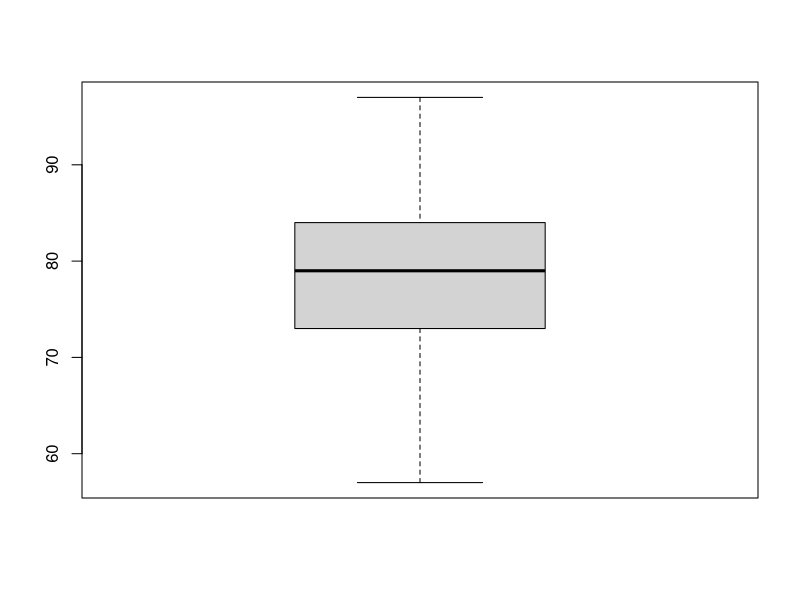
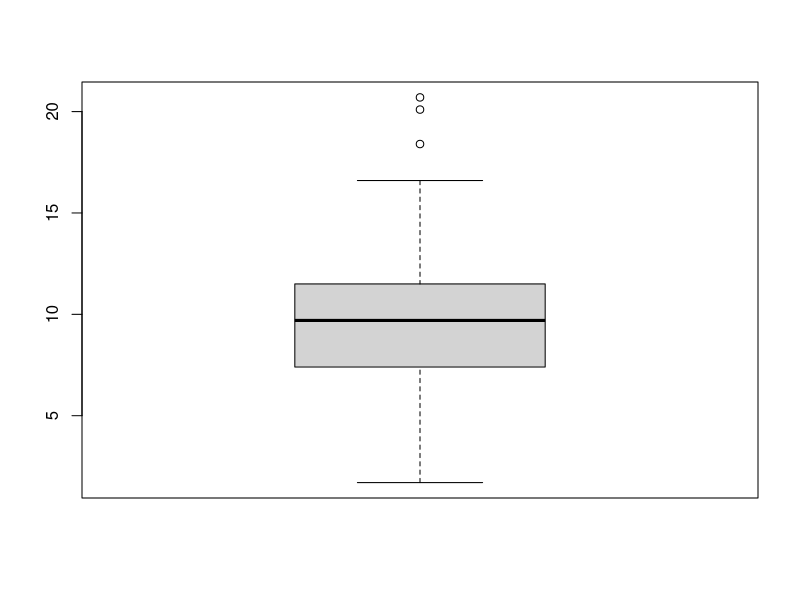
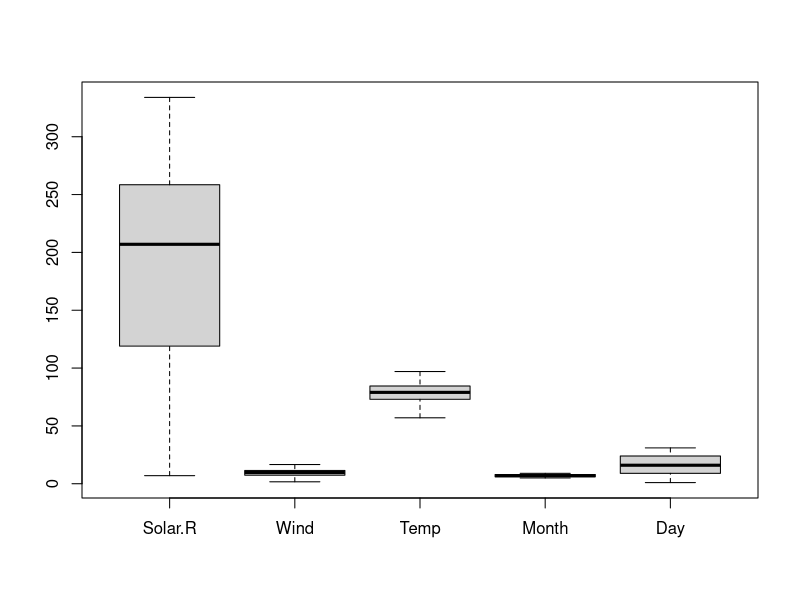
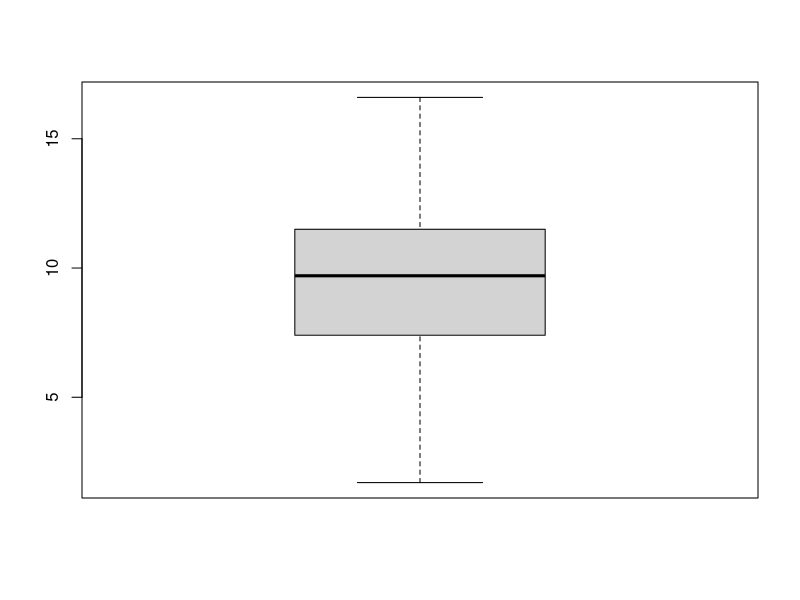
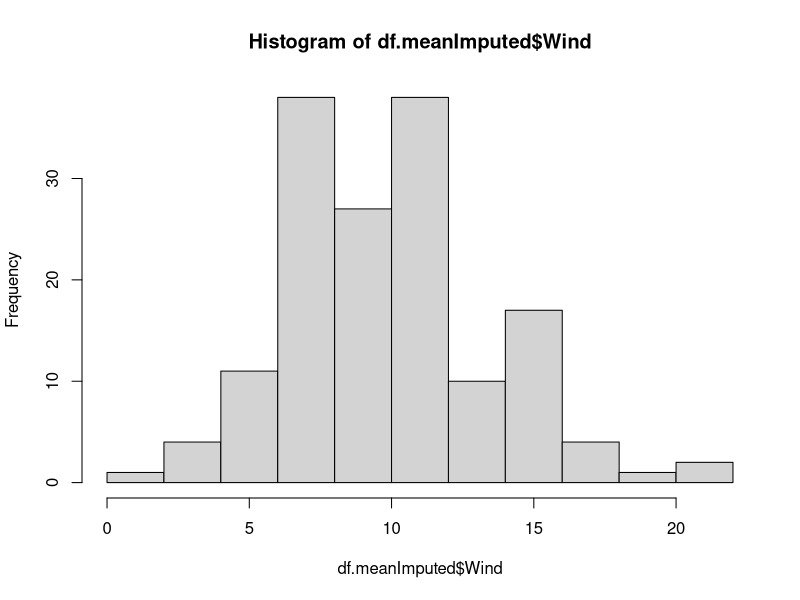
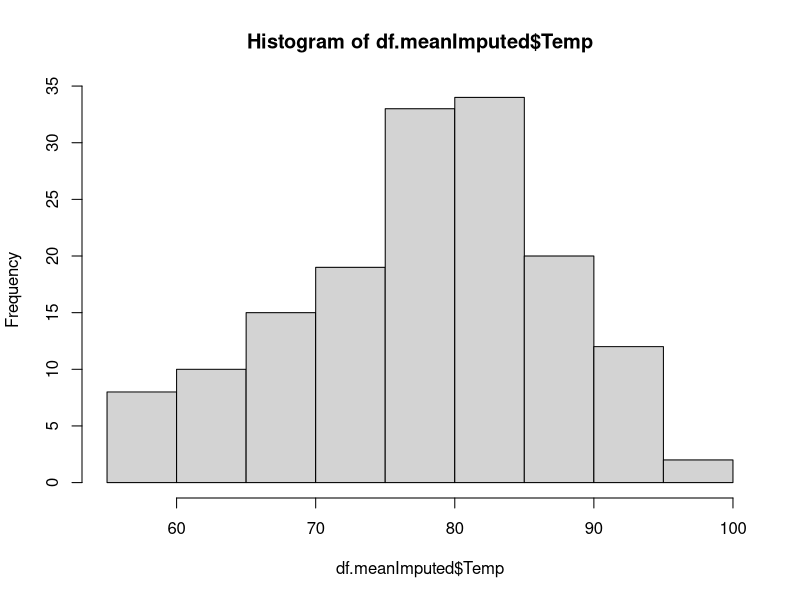
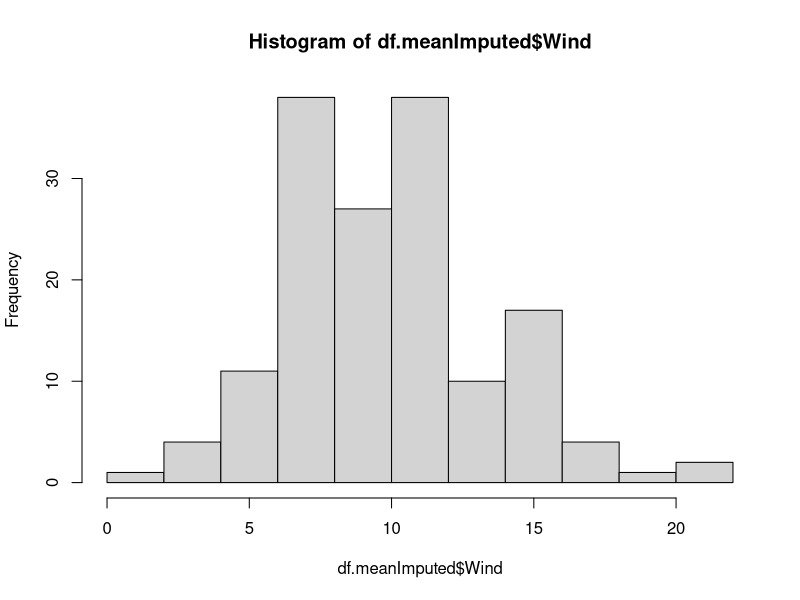
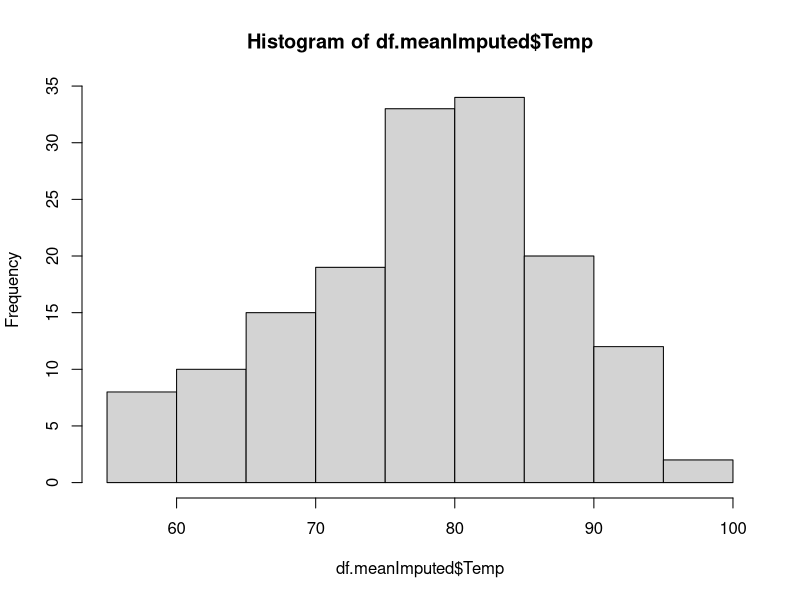

Write R code to recreate these figures, in order.
# data cleaning in R
# firstly we are handling NA's 
# the data airquality data set is used for this purpose 
# airquality data set is found in Base R

df <- airquality
df
str(df)

# this data contains 153 observations of 6 variables
is.na(df)

# Now we are creating some NA delibrately in this data set
# change all values of last column to NA
sum(!is.na(df))
df[,7] <- c(NA) 

df[154,] <- c(NA)
str(df)
any(is.na(df))

is.na(df)

# removing column number 7 because it is full of NA's
df <- df[,-7]

str(df)

df <- df[-154,]
str(df)

any(is.na(df))

# how many total NA's are there
sum(is.na(df))


# now we check in which column we have how many na's
sum(is.na(df$Solar.R))


#instead of checking one by ony columumn for missing cases 
# we can use colSums function whcih give us sum in all columns
colSums(is.na(df))

#this shows that majority of missisng cases are in first column which is 37
# there are 7 missing cases in column 2 
# rest of the columns are full
# we can use na.omit function to remove all missing cases

df.clean <- na.omit(df)
sum(is.na(df.clean))
# na.omit and complete.cases are identical functions
# as most of the na's were in first colum which were 37
# if this column does not plays an important role in data analysis 
# then we can omit this column first then we will remove na
# this will enhance our sample size

df.clean2 <- na.omit(df[,-1])
nrow(df.clean2)

#df.clean contains 111 rows
# df.clean2 contain 146 rows


# we can implement a rule of keeping all columns in which na are less than 10
df.clean3 <- df[, colSums(is.na(df))<10]
nrow(df.clean3)

# if we are computing mean, median and standard deviation of variable having missin number 
# then the result will also be NA
mean(airquality$Solar.R)
median(airquality$Solar.R)
sd(airquality$Solar.R)

# All three results are NA's
mean(!is.na(airquality$Solar.R))
sd(!is.na(airquality$Solar.R))


## IMPUTATION BY MEAN AND MEDIAN
# instead of deleting missing rows we can impute them by mean or by median
df.meanImputed <- df
df.medianImputed <- df


df.meanImputed$Solar.R[is.na(df.meanImputed$Solar.R)] <-  mean(!is.na(df.meanImputed$Solar.R))

df.medianImputed$Solar.R[is.na(df.medianImputed$Solar.R)] <-  median(!is.na(df.medianImputed$Solar.R))
# now we check is there any na in solar.r of the two data frames
any(is.na(df.meanImputed$Solar.R))
any(is.na(df.medianImputed$Solar.R))


# Removing outliers from the data
str(df.clean2)
boxplot(df.clean2$Temp)


# No outlier in Temp variable
boxplot(df.clean2$Wind)


# There are three outliers in the Wind variable
summary(df.clean2$Wind)
Q1=quantile(df.clean2$Wind,0.25)
Q3=quantile(df.clean2$Wind,0.75)
IQR_wind=Q3-Q1 

# there is a direct function of IQR 
# IQR(variablename)
upFenceWind <- Q3 + 1.5 * IQR_wind
df.clean4 <- subset(df.clean2,Wind<=upFenceWind)

#Now we can check the box plot of Wind variable in clean4
boxplot(df.clean4)

# box plot of clean4 shows no outlier in any of the variable
boxplot(df.clean4$Wind)
# no other variable have outliers
# checking for duplicates 
str(df.clean4)

str(unique(df.clean4))
# we duplicate the 130 row at the 145 position 
df.clean4[145,]<- df.clean4[130,]
str(df.clean4)
df.clean4[c(130,145),] 

#Now using unique function we eliminate this row
df.clean4Distinct <- unique(df.clean4)
str(df.clean4Distinct)
hist(df.meanImputed$Wind)
hist(df.meanImputed$Temp)
# this histogram is showing slightly left skewed
# we can use a transformation to make it normal


# spliting data into training and validation sets
# 80% training and 20%testing data split
sample_data <- sample(2,nrow(df.clean4),replace = TRUE,prob = c(0.8,0.2))
test_data <- df.clean4[sample_data==1,]
train_data <- df.clean4[sample_data==2,]
head(test_data)
head(train_data)
str(test_data)
str(train_data)


# direct output to a file 
# sink("myfile", append=FALSE, split=FALSE)
# return output to the terminal 
# sink()
sink("myfile", append=FALSE, split=FALSE)
# proportions can be obtained as below
str(test_data)   # output routed to myfile
str(train_data)  # output routed to myfile  
sink()           # return output to screen

# we can store graphical output to any seperate file
# pdf("mygraph.pdf")	pdf file 
# win.metafile("mygraph.wmf")	windows metafile 
# png("mygraph.png")	png file 
# jpeg("mygraph.jpg")	jpeg file 
# bmp("mygraph.bmp")	bmp file 
# postscript("mygraph.ps")	postscript file
# to close the output use dev.off() function
# Saving output to pdf
pdf("myplot.pdf")
hist(df.meanImputed$Wind)
hist(df.meanImputed$Temp)
dev.off()


